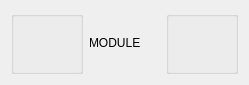
<?xml version="1.0" encoding="UTF-8"?>
<ui version="4.0">
 <class>QGenericModuleWidget</class>
 <widget class="QWidget" name="QGenericModuleWidget">
  <property name="geometry">
   <rect>
    <x>0</x>
    <y>0</y>
    <width>249</width>
    <height>85</height>
   </rect>
  </property>
  <property name="windowTitle">
   <string>Form</string>
  </property>
  <layout class="QHBoxLayout">
   <item>
    <widget class="QGroupBox" name="groupBox_Ins">
     <property name="title">
      <string/>
     </property>
     <property name="alignment">
      <set>Qt::AlignLeading|Qt::AlignLeft|Qt::AlignTop</set>
     </property>
    </widget>
   </item>
   <item>
    <widget class="QLabel" name="label">
     <property name="text">
      <string>MODULE</string>
     </property>
    </widget>
   </item>
   <item>
    <widget class="QGroupBox" name="groupBox_Outs">
     <property name="title">
      <string/>
     </property>
     <property name="alignment">
      <set>Qt::AlignRight|Qt::AlignTop|Qt::AlignTrailing</set>
     </property>
    </widget>
   </item>
  </layout>
 </widget>
 <resources/>
 <connections/>
</ui>
